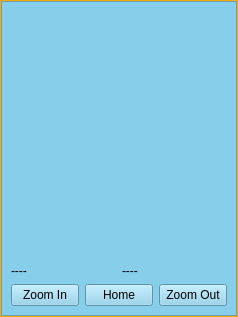
<?xml version="1.0" encoding="UTF-8"?>
<ui version="4.0">
 <class>SlugsPadCameraControl</class>
 <widget class="QWidget" name="SlugsPadCameraControl">
  <property name="geometry">
   <rect>
    <x>0</x>
    <y>0</y>
    <width>238</width>
    <height>317</height>
   </rect>
  </property>
  <property name="minimumSize">
   <size>
    <width>200</width>
    <height>200</height>
   </size>
  </property>
  <property name="windowTitle">
   <string>Form</string>
  </property>
  <property name="styleSheet">
   <string notr="true">background-color: rgb(255, 170, 0);</string>
  </property>
  <layout class="QGridLayout" name="gridLayout">
   <property name="margin">
    <number>1</number>
   </property>
   <property name="spacing">
    <number>1</number>
   </property>
   <item row="0" column="0">
    <widget class="QFrame" name="frame">
     <property name="minimumSize">
      <size>
       <width>200</width>
       <height>200</height>
      </size>
     </property>
     <property name="mouseTracking">
      <bool>true</bool>
     </property>
     <property name="styleSheet">
      <string notr="true">background-color: rgb(135, 206, 235);</string>
     </property>
     <property name="frameShape">
      <enum>QFrame::StyledPanel</enum>
     </property>
     <property name="frameShadow">
      <enum>QFrame::Raised</enum>
     </property>
     <layout class="QGridLayout" name="gridLayout_2">
      <item row="0" column="0">
       <layout class="QVBoxLayout" name="verticalLayout">
        <item>
         <spacer name="verticalSpacer">
          <property name="orientation">
           <enum>Qt::Vertical</enum>
          </property>
          <property name="sizeHint" stdset="0">
           <size>
            <width>213</width>
            <height>156</height>
           </size>
          </property>
         </spacer>
        </item>
        <item>
         <layout class="QHBoxLayout" name="horizontalLayout">
          <item>
           <widget class="QLabel" name="lbPixel">
            <property name="styleSheet">
             <string notr="true"/>
            </property>
            <property name="text">
             <string>----</string>
            </property>
           </widget>
          </item>
          <item>
           <widget class="QLabel" name="lbDirection">
            <property name="text">
             <string>----</string>
            </property>
           </widget>
          </item>
         </layout>
        </item>
        <item>
         <layout class="QHBoxLayout" name="horizontalLayout_2">
          <item>
           <widget class="QPushButton" name="btZoomIn">
            <property name="toolTip">
             <string extracomment="Zoom In"/>
            </property>
            <property name="text">
             <string>Zoom In</string>
            </property>
           </widget>
          </item>
          <item>
           <widget class="QPushButton" name="btHome">
            <property name="toolTip">
             <string extracomment="Move Home"/>
            </property>
            <property name="text">
             <string>Home</string>
            </property>
           </widget>
          </item>
          <item>
           <widget class="QPushButton" name="btZoomOut">
            <property name="toolTip">
             <string extracomment="Zoom Out"/>
            </property>
            <property name="text">
             <string>Zoom Out</string>
            </property>
           </widget>
          </item>
         </layout>
        </item>
       </layout>
      </item>
     </layout>
    </widget>
   </item>
  </layout>
  <zorder>frame</zorder>
  <zorder></zorder>
  <zorder></zorder>
 </widget>
 <resources/>
 <connections/>
</ui>
